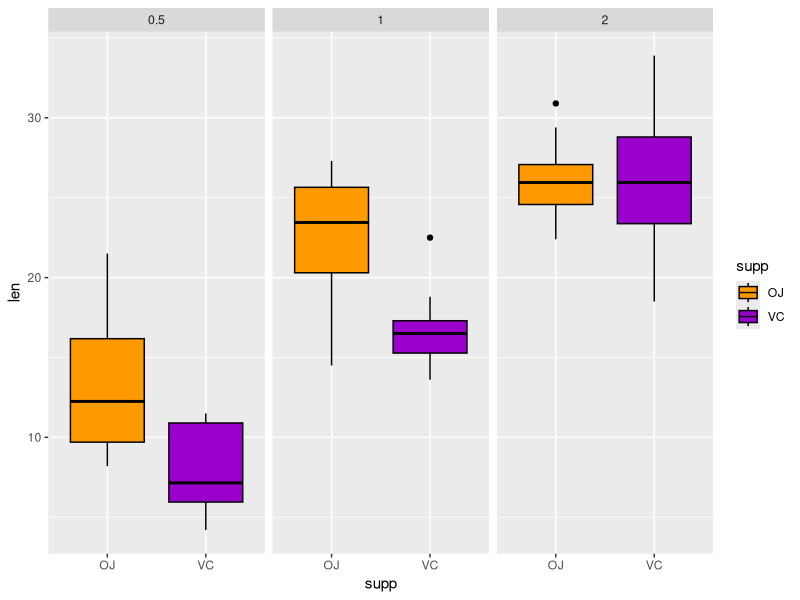
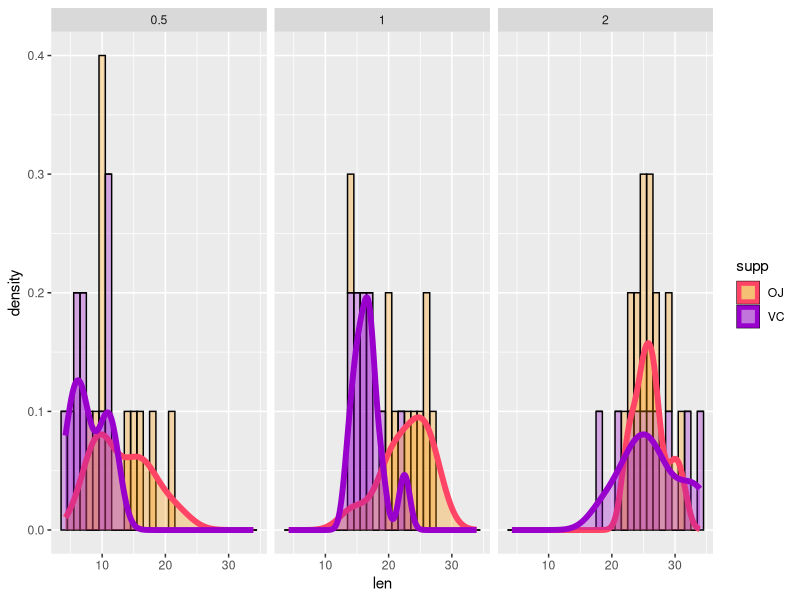

The R script that drew these images, in order:
##comments
library(ggplot2)
library(dplyr)
library(RColorBrewer)
data(ToothGrowth)

p1 <- ggplot(ToothGrowth, aes(supp,len,color = supp,fill=supp))+
      geom_boxplot()+
      facet_grid(.~dose)+
      scale_color_manual(values = c("#000000","#000000"))+
      scale_fill_manual(values = c("#FF9900","#9900CC"))
      
print(p1)



d1plot <- ggplot(ToothGrowth,aes(len,color = supp,fill = supp))+
      facet_grid(.~dose)+
      geom_histogram(aes(y = ..density..),color = "black",binwidth = 1)+
      geom_density(size =2)+
      scale_color_manual(values = c("#FF4466","#9900CC"))+
      scale_fill_manual(values = c(alpha("#FF9900",0.3),alpha("#9900CC",.3)))
print(d1plot)

#Ho: The source of the vit C makes no difference;ie. no difference in means
#H1: 
overall <- t.test(ToothGrowth$len ~ ToothGrowth$supp,alt = "two.sided")

d1 <- filter(ToothGrowth,dose == 0.5)
d2 <- filter(ToothGrowth,dose == 1.0)
d3 <- filter(ToothGrowth,dose == 2.0)

dose1 <- t.test(d1$len ~ d1$supp,alt = "two.sided")
dose2 <- t.test(d2$len ~ d2$supp,alt = "two.sided")
dose3 <- t.test(d3$len ~ d3$supp,alt = "two.sided")

print(overall)
print(dose1)
print(dose2)
print(dose3)


# t = (m - mu)/(s/sqrt(n))

